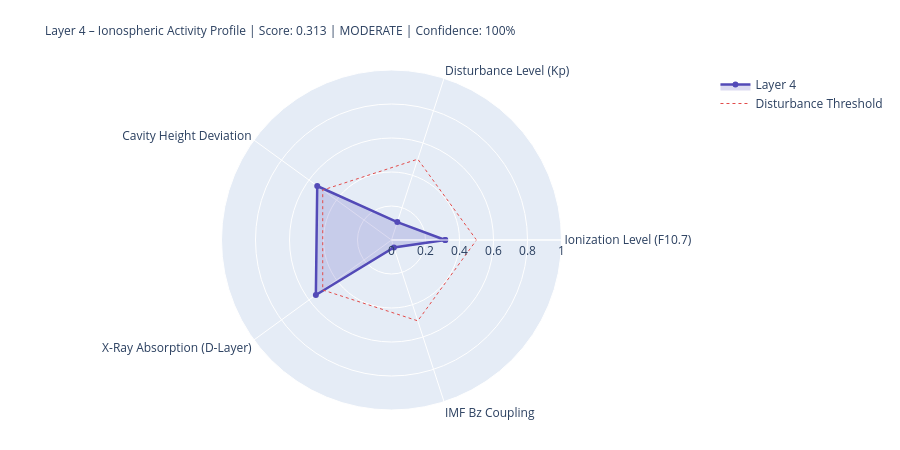

The notebook cell this image was saved under:
### Markdown cell above
---
## 4. State Assessment & Handoff to Layer 5

### Code cell
# ============================================================
# LAYER-4-SCORE
# ============================================================

COMPONENTS = {
    'Ionization Level (F10.7)':    {'score': ioniz,       'source': 'primary' if f107_now else 'from_layer0', 'dynamic': True},
    'Disturbance Level (Kp)':          {'score': disturb,     'source': 'primary' if kp_now   else 'from_layer0', 'dynamic': True},
    'Cavity Height Deviation':    {'score': h_dev,       'source': 'derived',                                'dynamic': True},
    'X-Ray Absorption (D-Layer)':{'score': xray_ioniz,  'source': 'primary' if xray_now else 'missing',     'dynamic': True},
    'IMF Bz Coupling':             {'score': bz_coupling, 'source': 'primary' if bz_now   else 'from_layer0', 'dynamic': True},
}

available    = {k: v['score'] for k, v in COMPONENTS.items() if v['score'] is not None}
unavailable  = [k for k, v in COMPONENTS.items() if v['score'] is None]
layer4_score = round(sum(available.values()) / len(available), 4) if available else None
confidence   = round(len(available) / len(COMPONENTS), 2)
level = ('unknown' if layer4_score is None
         else 'quiet'   if layer4_score < 0.3
         else 'moderate' if layer4_score < 0.6
         else 'active')
dominant_l4 = max(available, key=available.get) if available else 'none'

# Resonance delta for Schumann SR-1
sr1_ref = schumann_freq(1, 80.0)
sr1_now = schumann_freq(1, h_eff)
sr1_delta_mhz = (sr1_now - sr1_ref) * 1000

# Propagation conditions
prop_cond = ('disturbed'   if kp_val > 4
             else 'unsettled' if kp_val > 2
             else 'normal')
if xray_class in ['X', 'M']:
    prop_cond = 'Radio-Blackout moeglich'

W = 68
print('=' * W)
print('LAYER 4 – IONOSPHERE – STATE ASSESSMENT')
print('=' * W)
for name, comp in COMPONENTS.items():
    s = comp['score']
    if s is not None:
        bar = '█' * int(s * 20) + '░' * (20 - int(s * 20))
        print(f'  {name:<36} {bar}  {s:.3f}  [{comp["source"]}]')
    else:
        print(f'  {name:<36} {"─" * 20}  n/a   [missing]')
print('-' * W)
print(f'  Score:          {layer4_score:.3f}  ({len(available)}/{len(COMPONENTS)} components)')
print(f'  Confidence:     {confidence:.0%}')
print(f'  Level:          {level.upper()}')
print(f'  Dominant:       {dominant_l4}')
print(f'  Cavity height:  {h_eff:.1f} km  (Ref: 80.0 km)')
print(f'  SR-1:           {sr1_now:.3f} Hz  (Δ {sr1_delta_mhz:+.1f} mHz vs. ref)')
print(f'  Propagation:    {prop_cond}')
print(f'  X-Ray:          {xray_class}-class  ({xray_now:.2e} W/m²)' if xray_now else '  X-Ray:          n/a')
print('=' * W)

# Radar
cats   = list(available.keys())
vals_r = list(available.values())
if len(cats) >= 3:
    fig = go.Figure()
    fig.add_trace(go.Scatterpolar(
        r=vals_r + [vals_r[0]], theta=cats + [cats[0]],
        fill='toself', fillcolor='rgba(83,74,183,0.20)',
        line=dict(color='#534AB7', width=2.5), name='Layer 4'
    ))
    fig.add_trace(go.Scatterpolar(
        r=[0.5] * (len(cats)+1), theta=cats + [cats[0]],
        line=dict(color='#E24B4A', dash='dot', width=1),
        mode='lines', name='Disturbance Threshold'
    ))
    fig.update_layout(
        title=dict(
            text=f'Layer 4 – Ionospheric Activity Profile | Score: {layer4_score:.3f} | {level.upper()} | Confidence: {confidence:.0%}',
            font=dict(size=12)
        ),
        polar=dict(radialaxis=dict(visible=True, range=[0, 1])),
        height=450, showlegend=True,
        margin=dict(l=80, r=80, t=70, b=40)
    )
    fig.show()

### Figure 1 — Plotly figure (JSON) as saved in the notebook; plotly's stock layout.template omitted (floating-point values rounded to 4 significant figures)
{"data": [{"fill": "toself", "fillcolor": "rgba(83,74,183,0.20)", "line": {"color": "#534AB7", "width": 2.5}, "name": "Layer 4", "r": [0.316, 0.111, 0.54, 0.55, 0.046, 0.316], "theta": ["Ionization Level (F10.7)", "Disturbance Level (Kp)", "Cavity Height Deviation", "X-Ray Absorption (D-Layer)", "IMF Bz Coupling", "Ionization Level (F10.7)"], "type": "scatterpolar"}, {"line": {"color": "#E24B4A", "dash": "dot", "width": 1}, "mode": "lines", "name": "Disturbance Threshold", "r": [0.5, 0.5, 0.5, 0.5, 0.5, 0.5], "theta": ["Ionization Level (F10.7)", "Disturbance Level (Kp)", "Cavity Height Deviation", "X-Ray Absorption (D-Layer)", "IMF Bz Coupling", "Ionization Level (F10.7)"], "type": "scatterpolar"}], "layout": {"height": 450, "margin": {"b": 40, "l": 80, "r": 80, "t": 70}, "polar": {"radialaxis": {"range": [0, 1], "visible": true}}, "showlegend": true, "title": {"font": {"size": 12}, "text": "Layer 4 – Ionospheric Activity Profile | Score: 0.313 | MODERATE | Confidence: 100%"}}}
